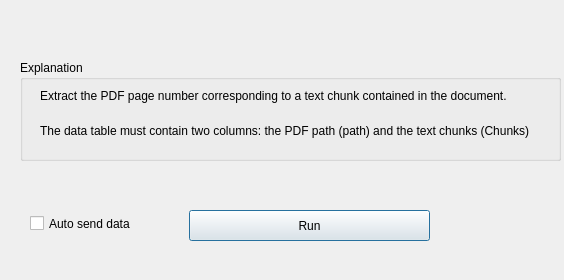
<?xml version="1.0" encoding="UTF-8"?>
<ui version="4.0">
 <class>Dialog</class>
 <widget class="QDialog" name="Dialog">
  <property name="geometry">
   <rect>
    <x>0</x>
    <y>0</y>
    <width>564</width>
    <height>280</height>
   </rect>
  </property>
  <property name="windowTitle">
   <string>Dialog</string>
  </property>
  <widget class="QCheckBox" name="checkBox">
   <property name="geometry">
    <rect>
     <x>30</x>
     <y>213</y>
     <width>191</width>
     <height>21</height>
    </rect>
   </property>
   <property name="text">
    <string>Auto send data </string>
   </property>
   <property name="tristate">
    <bool>true</bool>
   </property>
  </widget>
  <widget class="QGroupBox" name="groupBox">
   <property name="geometry">
    <rect>
     <x>20</x>
     <y>60</y>
     <width>541</width>
     <height>101</height>
    </rect>
   </property>
   <property name="title">
    <string>Explanation</string>
   </property>
   <widget class="QLabel" name="label">
    <property name="geometry">
     <rect>
      <x>20</x>
      <y>20</y>
      <width>501</width>
      <height>31</height>
     </rect>
    </property>
    <property name="text">
     <string>Extract the PDF page number corresponding to a text chunk contained in the document.</string>
    </property>
   </widget>
   <widget class="QLabel" name="label_2">
    <property name="geometry">
     <rect>
      <x>20</x>
      <y>60</y>
      <width>511</width>
      <height>21</height>
     </rect>
    </property>
    <property name="text">
     <string>The data table must contain two columns: the PDF path (path) and the text chunks (Chunks)</string>
    </property>
   </widget>
  </widget>
  <widget class="QPushButton" name="pushButton">
   <property name="geometry">
    <rect>
     <x>189</x>
     <y>210</y>
     <width>241</width>
     <height>31</height>
    </rect>
   </property>
   <property name="text">
    <string>Run</string>
   </property>
  </widget>
 </widget>
 <resources/>
 <connections/>
</ui>
